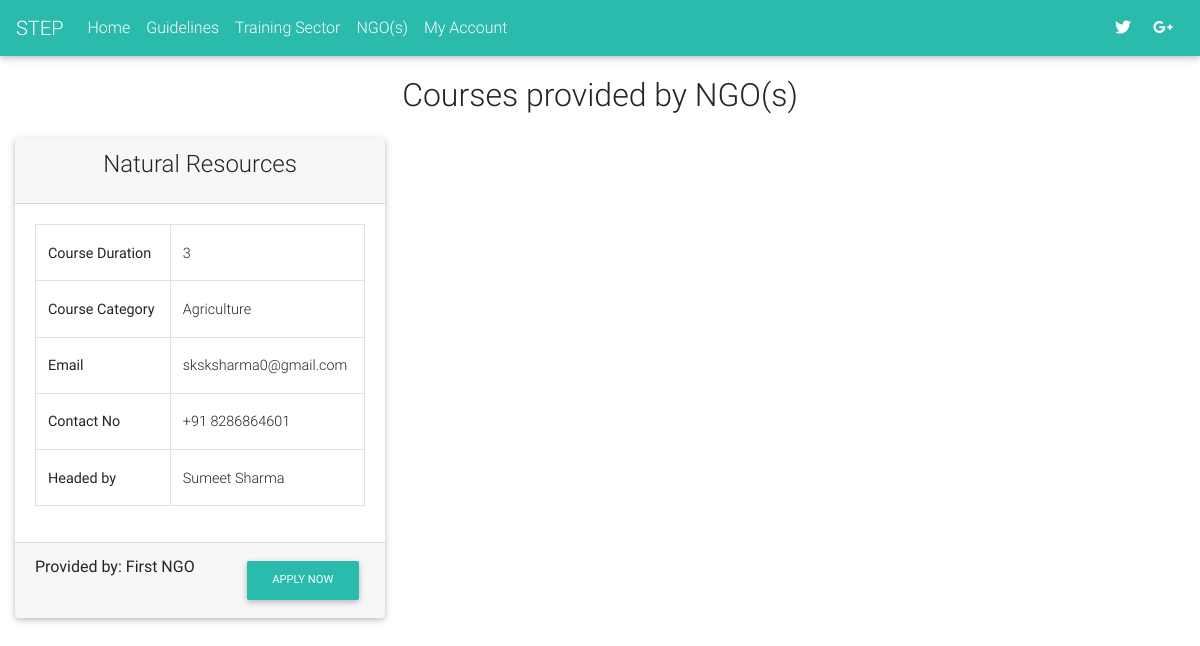
Before: /user/ngo.php with the older database file.
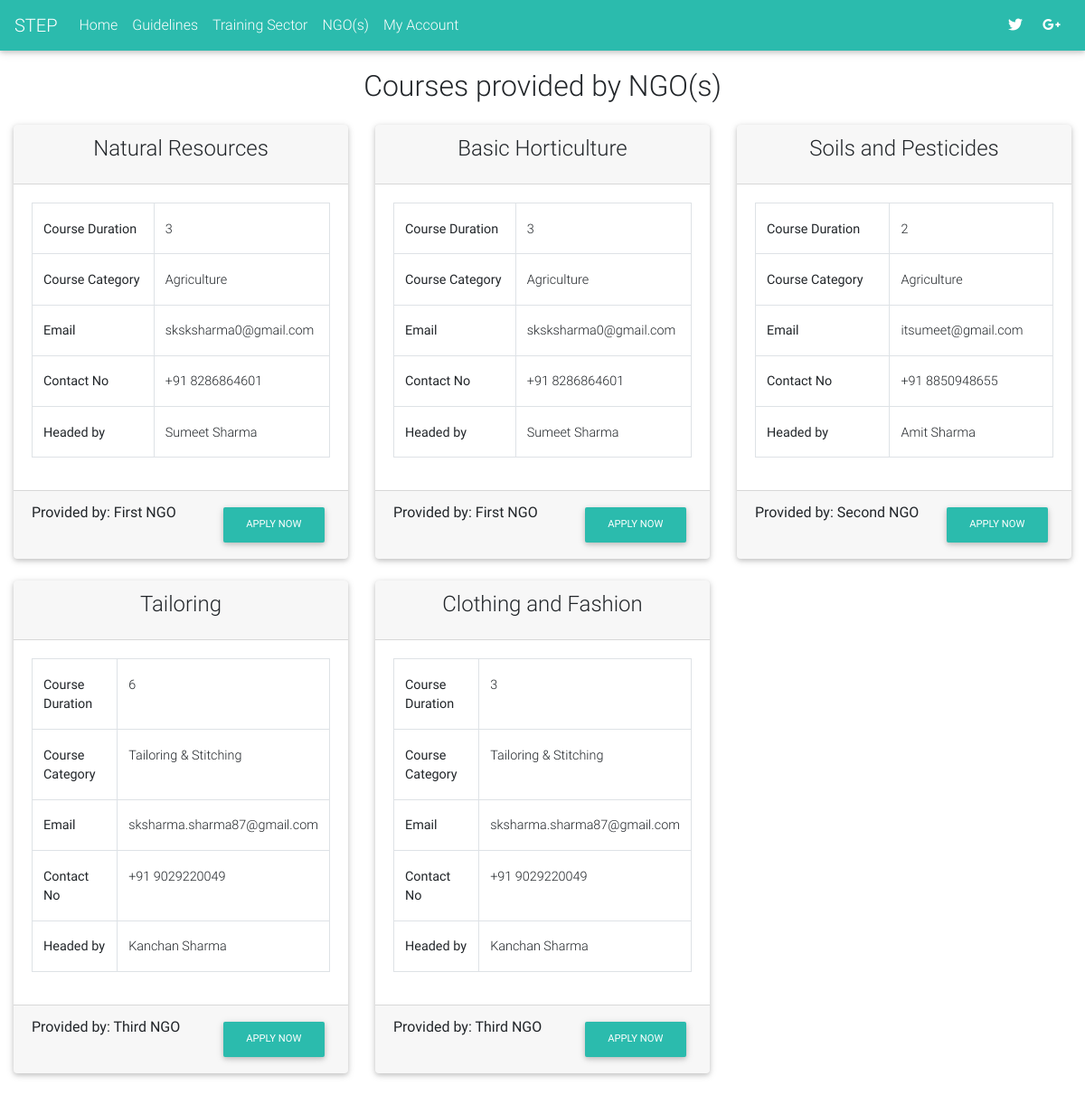
After: the same page with the newer database file.
### tables this page shows
CREATE TABLE `courses` (
  `id` int(11) NOT NULL,
  `ngo_id` int(11) NOT NULL,
  `course_name` varchar(100) NOT NULL,
  `course_category` varchar(100) NOT NULL,
  `course_description` text NOT NULL,
  `course_duration` int(100) NOT NULL,
  `course_objective` text NOT NULL,
  `course_medium` text NOT NULL,
  `featured` tinyint(4) NOT NULL DEFAULT '0',
  `deleted` tinyint(4) NOT NULL DEFAULT '0',
  `date` datetime NOT NULL DEFAULT CURRENT_TIMESTAMP
);

CREATE TABLE `ngo` (
  `id` int(11) NOT NULL,
  `ngo_name` varchar(100) NOT NULL,
  `ngo_description` text NOT NULL,
  `ngo_address` text NOT NULL,
  `organization_type` varchar(100) NOT NULL,
  `email` varchar(255) NOT NULL,
  `password` varchar(255) NOT NULL,
  `phone` text NOT NULL,
  `city` varchar(100) NOT NULL,
  `state` varchar(100) NOT NULL,
  `zipcode` int(100) NOT NULL,
  `ngo_head` varchar(100) NOT NULL,
  `date` datetime NOT NULL DEFAULT CURRENT_TIMESTAMP,
  `ip` varchar(255) NOT NULL
);

### user/ngo.php (the view)
<?php
    include 'includes/header.php';
    include '../core/init.php';
?>
<?php
    $selCourses = "SELECT c.id, c.course_name, c.course_duration, c.course_category, n.ngo_name, n.email, n.phone, n.ngo_head FROM courses c INNER JOIN ngo n ON c.ngo_id = n.id";
    $resultCourses = $db->query($selCourses);
?>
<div class="container-fluid" id="background">
    <h2 class="text-center p-3">Courses provided by NGO(s)</h2>
    <div class="row">
        <?php while($courses = mysqli_fetch_array($resultCourses)): ?>
        <div class="col-md-4">
            <div class="card">
                <div class="card-header">
                    <div class="card-title">
                        <h4 class="text-center"><?=$courses['course_name'];?></h4>
                    </div>
                </div>
                <div class="card-body table-responsive">
                    <table class="table table-bordered">
                        <tr>
                            <th>Course Duration</th>
                            <td><?=$courses['course_duration'];?></td>
                        </tr>
                        <tr>
                            <th>Course Category</th>
                            <td><?=$courses['course_category'];?></td>
                        </tr>
                        <tr>
                            <th>Email</th>
                            <td><?=$courses['email'];?></td>
                        </tr>
                        <tr>
                            <th>Contact No</th>
                            <td>+91 <?=$courses['phone'];?></td>
                        </tr>
                        <tr>
                            <th>Headed by</th>
                            <td><?=$courses['ngo_head'];?></td>
                        </tr>
                    </table>
                </div>
                <div class="card-footer">
                    <div class="float-left">
                        <label>Provided by: </label> <?=$courses['ngo_name'];?>
                    </div>
                    <div class="float-right">
                        <a href="courses.php?apply=<?=$courses['id'];?>" id="apply" name="apply" class="btn btn-default btn-md">Apply Now</a>
                    </div>
                </div>
            </div>
            <br>
        </div>
        <?php endwhile; ?>
    </div>
</div>
<?php include 'includes/footer.php';?>

Changed rows visible on the page:
added courses: course_name "Basic Horticulture", course_duration "3", course_category "Agriculture", ngo.email "sksksharma0@gmail.com", ngo.phone "8286864601", ngo.ngo_head "Sumeet Sharma", ngo.ngo_name "First NGO"
added courses: course_name "Soils and Pesticides", course_duration "2", course_category "Agriculture", ngo.email "itsumeet@gmail.com", ngo.phone "8850948655", ngo.ngo_head "Amit Sharma", ngo.ngo_name "Second NGO"
added courses: course_name "Tailoring", course_duration "6", course_category "Tailoring & Stitching", ngo.email "sksharma.sharma87@gmail.com", ngo.phone "9029220049", ngo.ngo_head "Kanchan Sharma", ngo.ngo_name "Third NGO"
added courses: course_name "Clothing and Fashion", course_duration "3", course_category "Tailoring & Stitching", ngo.email "sksharma.sharma87@gmail.com", ngo.phone "9029220049", ngo.ngo_head "Kanchan Sharma", ngo.ngo_name "Third NGO"
